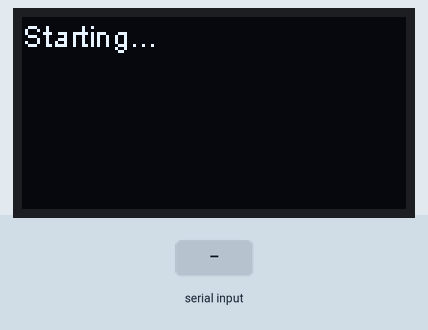
Recording of a sketch running on a simulated ESP32. Shown: 128×64 one-colour display. The inputs (shaded band) are chosen by the test bench. What the sketch prints to the serial monitor is not drawn.

Above: at 0.4 s.
At 4.9 s:
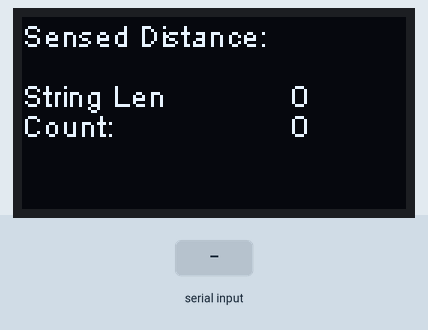
5.0 s: "1" received over the second serial link
At 7.2 s:
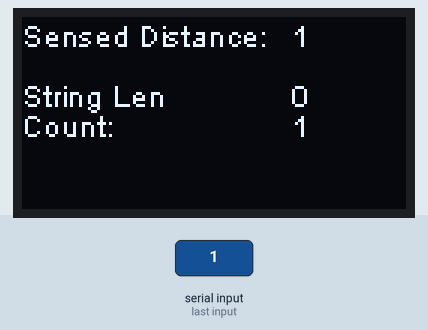
7.5 s: "0" received over the second serial link
At 9.3 s:
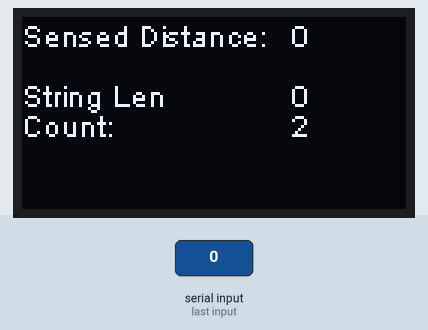
10.0 s: "2" received over the second serial link
At 12.4 s:
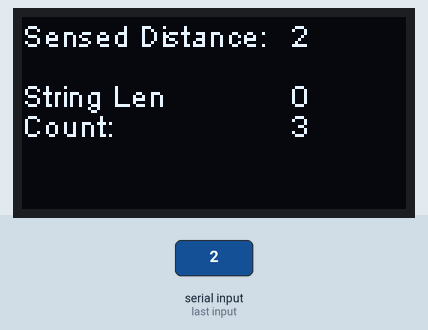
Timing chart, 0 to 13.9 s (numbered marks = the images above; inputs shaded):
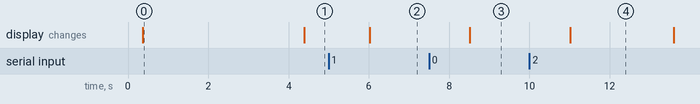

Measured:
- after the input at 5.0 s, the display: changes after 1.0 s (image 2)
- after the input at 7.5 s, the display: changes after 1.0 s (image 3)
- what the display in image 0 shows lasts 4.0 s, from 0.4 s to 4.4 s

The sketch:

ESP32LoRaV2_USDist_OLED_Sender.ino
```cpp
/*
  This is a simple example show the Heltec.LoRa sended data in OLED.

  The onboard OLED display is SSD1306 driver and I2C interface. In order to make the
  OLED correctly operation, you should output a high-low-high(1-0-1) signal by soft-
  ware to OLED's reset pin, the low-level signal at least 5ms.

  OLED pins to ESP32 GPIOs via this connecthin:
  OLED_SDA -- GPIO4
  OLED_SCL -- GPIO15
  OLED_RST -- GPIO16

  by Aaron.Lee from HelTec AutoMation, ChengDu, China
  成都惠利特自动化科技有限公司
  https://heltec.org

  this project also realess in GitHub:
  https://github.com/Heltec-Aaron-Lee/WiFi_Kit_series
*/

#include "heltec.h"

#define BAND    915E6  //you can set band here directly,e.g. 868E6,915E6
//
unsigned int counter = 0; // maintain a count of distance measurements

// variables for the LoRa radio
String rssi = "RSSI --";
String packSize = "--";
String packet ;

char buff[5];  // used to hold data read from the Maxbotix Ultrasonic distance sensor

//HardwareSerial Matbotix_Serial(1);

void setup()
{

  //WIFI Kit series V1 not support Vext control
  Heltec.begin(true /*DisplayEnable Enable*/, true /*Heltec.Heltec.Heltec.LoRa Disable*/, true /*Serial Enable*/, true /*PABOOST Enable*/, BAND /*long BAND*/);
//
  Heltec.display->init();
  Heltec.display->flipScreenVertically();
  Heltec.display->setFont(ArialMT_Plain_10);
  Heltec.display->clear();
  Heltec.display->drawString(0, 0, "Starting...");
  Heltec.display->display();
  delay(1000);

  // Serial.begin(115600);  // we don't need this since enabling Serial on the Heltec sets it to 115600
  // Serial1.begin(unsigned long baud, uint32_t config, int8_t rxPin, int8_t txPin, bool invert)
  Serial1.begin(9600, SERIAL_8N1, 22, -1);
  delay(1000);
}

void loop()
{
  int startTime = millis();

  // flush input buffer containing old data from the Maxbotix Ultrasonic Distance sensor
  // data packets from the Maxbotix sensor consist of the letter 'R' followed by
  //   four digits giving the distance in millimeters
  while (Serial1.available()) {
    Serial1.read();
  }

  // wait for an R
  while (Serial1.available() && Serial1.read() != 'R')
  {

  }
  //Read the R
  Serial1.readBytes(buff, 1);

  // read the four digits following the 'R'
  int strLen = Serial1.readBytes(buff, 4);
  Serial.print("Length: ");
  Serial.print(strLen);
  Serial.print(" Value: ");
  Serial.print(buff);
//  Serial.print(" vBat: ");
//  Serial.print(vBat, 3);

  // Display the latest reading from the Maxbotis sensor on the OLED
  Heltec.display->clear();
  Heltec.display->setTextAlignment(TEXT_ALIGN_LEFT);
  Heltec.display->setFont(ArialMT_Plain_10);
  Heltec.display->drawString(0, 0, "Sensed Distance: ");
  Heltec.display->drawString(90, 0, buff);
  Heltec.display->drawString(0, 20, "String Len ");
  Heltec.display->drawString(90,20, String(strLen));
  Heltec.display->drawString(0, 30, "Count: ");
  Heltec.display->drawString(90,30, String(counter));
  Heltec.display->display();

  // send packet
  LoRa.beginPacket();

  /*
  * LoRa.setTxPower(txPower,RFOUT_pin);
  * txPower -- 0 ~ 20
  * RFOUT_pin could be RF_PACONFIG_PASELECT_PABOOST or RF_PACONFIG_PASELECT_RFO
  *   - RF_PACONFIG_PASELECT_PABOOST -- LoRa single output via PABOOST, maximum output 20dBm
  *   - RF_PACONFIG_PASELECT_RFO     -- LoRa single output via RFO_HF / RFO_LF, maximum output 14dBm
  */
  // can we just do this next line in the setup() function or is there some advantage to doing it here
  LoRa.setTxPower(14,RF_PACONFIG_PASELECT_PABOOST);
  // the messaeg we send over LoRa is a 'd' followed by four digit distance in mm,
  //   followed by 'mm' followed by the packet count.
  LoRa.print("d");
  LoRa.print(buff);
  LoRa.print("mm");
  LoRa.print(counter);
  LoRa.endPacket();

  counter++;
  delay(500);  // wait so that we transmit approx. one distance measurement per second
  int endTime = millis();
  Serial.print(" Loop time (msec): ");
  Serial.println(endTime - startTime);
}
```
